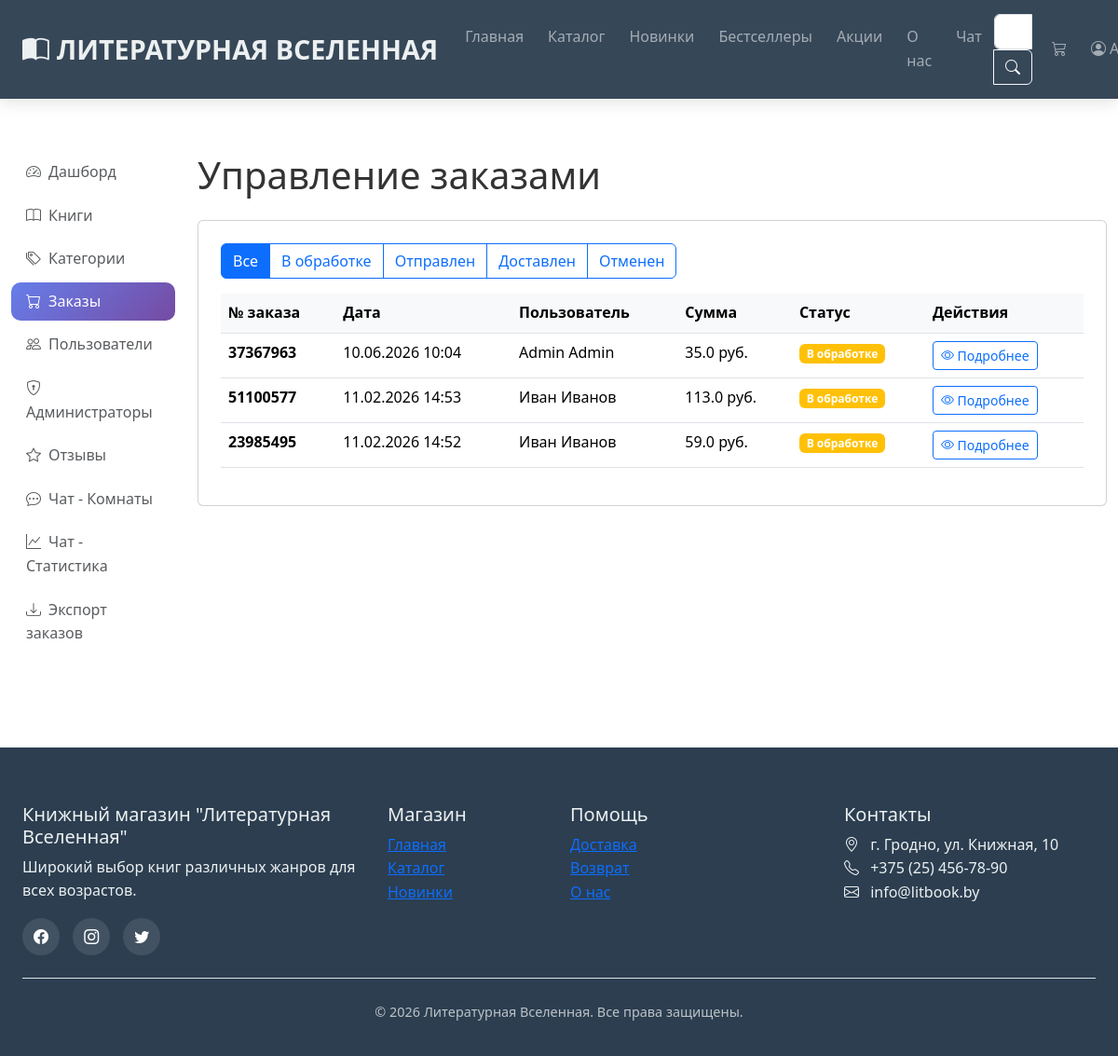
Page /admin/orders (signed in) on the earlier database version.
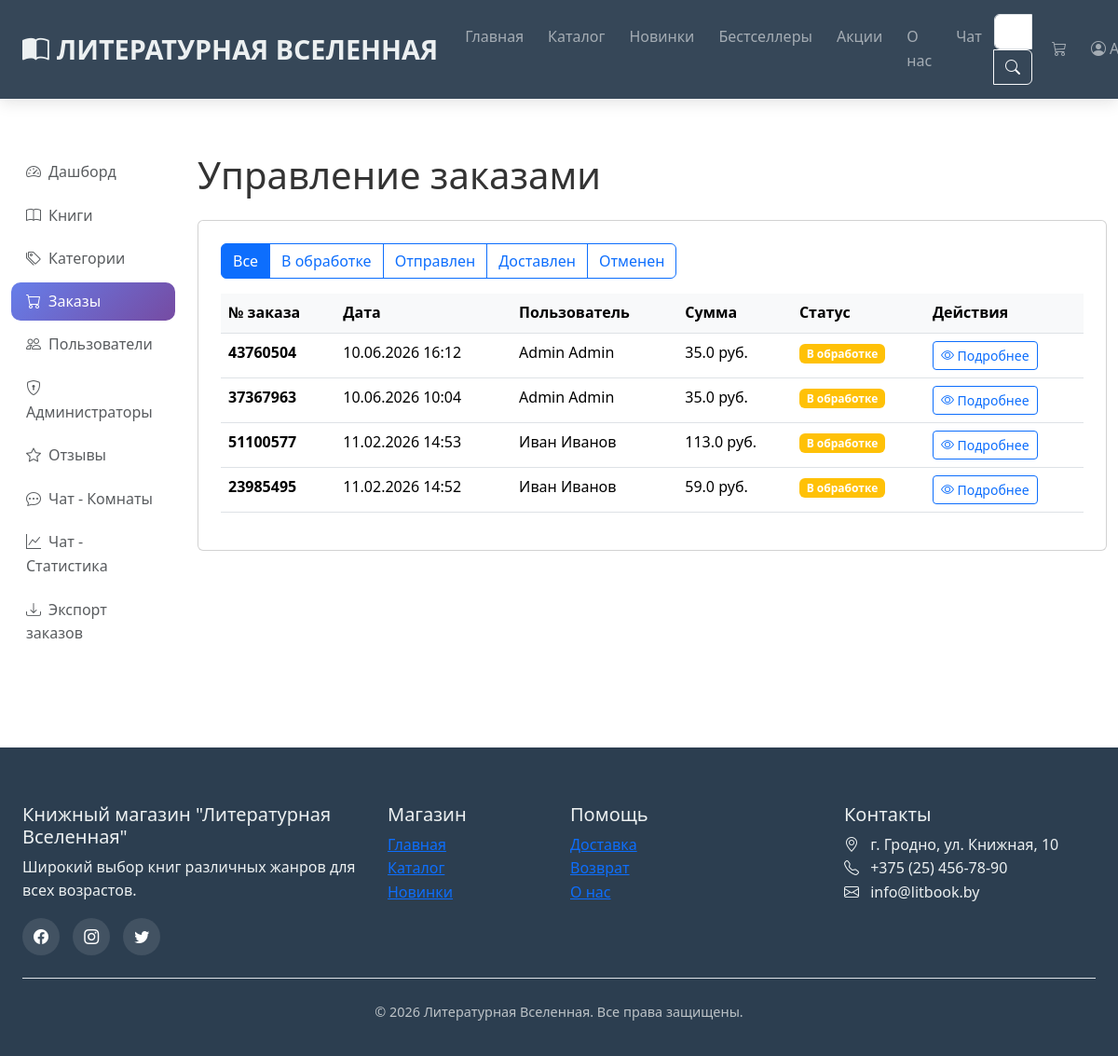
Same page on the later database version.
### models.py (models this page shows, shortened)
class Order(db.Model):
    __tablename__ = 'orders'
    id = db.Column(db.Integer, primary_key=True)
    order_number = db.Column(db.String(20), unique=True, nullable=False)
    status = db.Column(db.String(20), default='processing')  # processing, shipped, delivered, cancelled
    total = db.Column(db.Float, nullable=False)
    discount = db.Column(db.Float, default=0)
    shipping = db.Column(db.Float, default=0)
    created_at = db.Column(db.DateTime, default=datetime.now)
    user_id = db.Column(db.Integer, db.ForeignKey('users.id'), nullable=False)
    items = db.relationship('OrderItem', backref='order', lazy=True)

class User(db.Model):
    __tablename__ = 'users'
    id = db.Column(db.Integer, primary_key=True)
    first_name = db.Column(db.String(50), nullable=False)
    last_name = db.Column(db.String(50), nullable=False)
    email = db.Column(db.String(120), unique=True, nullable=False)
    password_hash = db.Column(db.String(128))
    phone = db.Column(db.String(20))
    is_admin = db.Column(db.Boolean, default=False)  # Добавленное поле
    created_at = db.Column(db.DateTime, default=datetime.now)
    orders = db.relationship('Order', backref='user', lazy=True)
    wishlist = db.relationship('Wishlist', backref='user', lazy=True)

### admin.py (the view)
@admin_bp.route('/orders')
@admin_required
def orders():
    page = request.args.get('page', 1, type=int)
    per_page = 20
    status = request.args.get('status', '')
    query = Order.query
    if status:
        query = query.filter_by(status=status)
    pagination = query.order_by(Order.created_at.desc()).paginate(page=page, per_page=per_page, error_out=False)
    orders = pagination.items
    statuses = ['processing', 'shipped', 'delivered', 'cancelled']
    return render_template('admin/orders.html',
                         orders=orders,
                         pagination=pagination,
                         statuses=statuses,
                         current_status=status)

### admin.py (called while the page is built)
def admin_required(f):
    @wraps(f)
    def decorated_function(*args, **kwargs):
        if 'user_id' not in session:
            flash('Пожалуйста, войдите в систему', 'warning')
            return redirect(url_for('login'))
        user = User.query.get(session['user_id'])
        if not user or not user.is_admin:
            flash('Доступ запрещен. Требуются права администратора.', 'danger')
            return redirect(url_for('index'))
        return f(*args, **kwargs)
    return decorated_function

### app.py (called while the page is built)
@app.context_processor
def inject_data():
    categories = Category.query.all()
    cart_count = 0
    if 'cart' in session:
        cart_count = sum(item['quantity'] for item in session['cart'].values())
    return dict(
        categories=categories,
        cart_count=cart_count,
        current_year=datetime.now().year
    )

### templates/admin/orders.html (shortened to what this page needs)
{% extends "base.html" %}
{% block content %}
<div style="height: 70px;"></div>
<div class="container-fluid py-4">
    <div class="row">
        <div class="col-md-3 col-lg-2 mb-4">
            {% include "admin/sidebar.html" %}
        </div>
        <div class="col-md-9 col-lg-10">
            <h1 class="mb-4">Управление заказами</h1>
            <div class="card">
                <div class="card-body">
                    <div class="mb-3">
                        <div class="btn-group">
                            <a href="{{ url_for('admin.orders') }}" class="btn btn-outline-primary {% if not current_status %}active{% endif %}">
                                Все
                            </a>
                            {% for status in statuses %}
                                <a href="{{ url_for('admin.orders', status=status) }}" class="btn btn-outline-primary {% if current_status == status %}active{% endif %}">
                                    {% if status == 'processing' %}В обработке
                                    {% elif status == 'shipped' %}Отправлен
                                    {% elif status == 'delivered' %}Доставлен
                                    {% else %}Отменен{% endif %}
                                </a>
                            {% endfor %}
                        </div>
                    </div>
                    <div class="table-responsive">
                        <table class="table table-hover">
                            <thead>
                                <tr>
                                    <th>№ заказа</th>
                                    <th>Дата</th>
                                    <th>Пользователь</th>
                                    <th>Сумма</th>
                                    <th>Статус</th>
                                    <th>Действия</th>
                                </tr>
                            </thead>
                            <tbody>
                                {% for order in orders %}
                                <tr>
                                    <td><strong>{{ order.order_number }}</strong></td>
                                    <td>{{ order.created_at.strftime('%d.%m.%Y %H:%M') }}</td>
                                    <td>{{ order.user.first_name }} {{ order.user.last_name }}</td>
                                    <td>{{ order.total }} руб.</td>
                                    <td>
                                        {% if order.status == 'processing' %}
                                            <span class="badge bg-warning">В обработке</span>
                                        {% elif order.status == 'shipped' %}
                                            <span class="badge bg-info">Отправлен</span>
                                        {% elif order.status == 'delivered' %}
                                            <span class="badge bg-success">Доставлен</span>
                                        {% else %}
                                            <span class="badge bg-danger">Отменен</span>
                                        {% endif %}
                                    </td>
                                    <td>
                                        <a href="{{ url_for('admin.order_detail', order_id=order.id) }}" class="btn btn-sm btn-outline-primary">
                                            <i class="bi bi-eye"></i> Подробнее
                                        </a>
                                    </td>
                                </tr>
                                {% endfor %}
                            </tbody>
                        </table>
                    </div>
                </div>
            </div>
        </div>
    </div>
</div>
{% endblock %}

### templates/base.html (shortened to what this page needs)
<!DOCTYPE html>
<html lang="ru">
<head>
    <link href="{{ url_for('static', filename='css/bootstrap.min.css') }}" rel="stylesheet">
    <link rel="stylesheet" href="https://cdn.jsdelivr.net/npm/bootstrap-icons@1.10.0/font/bootstrap-icons.css">
    <link rel="stylesheet" href="{{ url_for('static', filename='css/style.css') }}">
</head>
<body>
    <nav class="navbar navbar-expand-lg navbar-dark fixed-top">
        <div class="container-fluid px-3 px-lg-4">
            <a class="navbar-brand" href="{{ url_for('index') }}">
                <i class="bi bi-book-half me-2"></i>ЛИТЕРАТУРНАЯ ВСЕЛЕННАЯ
            </a>
            <div class="collapse navbar-collapse" id="navbarNav">
                <ul class="navbar-nav me-auto mb-2 mb-lg-0">
                    <li class="nav-item"><a class="nav-link" href="{{ url_for('index') }}">Главная</a></li>
                    <li class="nav-item"><a class="nav-link" href="{{ url_for('catalog') }}">Каталог</a></li>
                    <li class="nav-item"><a class="nav-link" href="{{ url_for('catalog', section='new') }}">Новинки</a></li>
                    <li class="nav-item"><a class="nav-link" href="{{ url_for('catalog', section='bestseller') }}">Бестселлеры</a></li>
                    <li class="nav-item"><a class="nav-link" href="{{ url_for('catalog', section='sale') }}">Акции</a></li>
                    <li class="nav-item"><a class="nav-link" href="{{ url_for('about') }}">О нас</a></li>
                    <li class="nav-item"><a class="nav-link" href="{{ url_for('chat') }}">Чат</a></li>
                </ul>
                <form class="d-flex" role="search" action="{{ url_for('catalog') }}" method="get">
                    <div class="input-group">
                        <input class="form-control" type="search" name="search" placeholder="Поиск книг" value="{{ request.args.get('search', '') }}">
                        <button class="btn btn-outline-light" type="submit"><i class="bi bi-search"></i></button>
                    </div>
                </form>
                <ul class="navbar-nav ms-2">
                    <li class="nav-item">
                        <a class="nav-link" href="{{ url_for('cart') }}">
                            <i class="bi bi-cart3"></i>
                        </a>
                    </li>
                    {% if session.user_id %}
                    <li class="nav-item dropdown">
                        <a class="nav-link dropdown-toggle" href="#" data-bs-toggle="dropdown">
                            <i class="bi bi-person-circle"></i>
                            <span class="d-none d-lg-inline">{{ session.user_name.split()[0] }}</span>
                        </a>
                    </li>
                    {% endif %}
                </ul>
            </div>
        </div>
    </nav>
    <div style="height: 70px;"></div>
    {% block content %}{% endblock %}
    <footer class="mt-5">
        <div class="container-fluid px-3 px-lg-4">
            <div class="row g-4">
                <div class="col-lg-4 col-md-6">
                    <h5>Книжный магазин "Литературная Вселенная"</h5>
                    <p>Широкий выбор книг различных жанров для всех возрастов.</p>
                    <div class="social-links">
                        <a href="#"><i class="bi bi-facebook"></i></a>
                        <a href="#"><i class="bi bi-instagram"></i></a>
                        <a href="#"><i class="bi bi-twitter"></i></a>
                    </div>
                </div>
                <div class="col-lg-2 col-md-6">
                    <h5>Магазин</h5>
                    <ul class="list-unstyled">
                        <li><a href="{{ url_for('index') }}">Главная</a></li>
                        <li><a href="{{ url_for('catalog') }}">Каталог</a></li>
                        <li><a href="{{ url_for('catalog', section='new') }}">Новинки</a></li>
                    </ul>
                </div>
                <div class="col-lg-3 col-md-6">
                    <h5>Помощь</h5>
                    <ul class="list-unstyled">
                        <li><a href="{{ url_for('about') }}#delivery">Доставка</a></li>
                        <li><a href="{{ url_for('about') }}#return">Возврат</a></li>
                        <li><a href="{{ url_for('about') }}">О нас</a></li>
                    </ul>
                </div>
                <div class="col-lg-3 col-md-6">
                    <h5>Контакты</h5>
                    <ul class="list-unstyled">
                        <li><i class="bi bi-geo-alt me-2"></i> г. Гродно, ул. Книжная, 10</li>
                        <li><i class="bi bi-telephone me-2"></i> +375 (25) 456-78-90</li>
                        <li><i class="bi bi-envelope me-2"></i> info@litbook.by</li>
                    </ul>
                </div>
            </div>
            <div class="copyright text-center pt-4 mt-4 border-top">
                <p>&copy; {{ current_year }} Литературная Вселенная. Все права защищены.</p>
            </div>
        </div>
    </footer>
    <div class="position-fixed bottom-0 end-0 p-3" style="z-index: 1050; max-width: 380px;">
    </div>
</body>
</html>

### templates/admin/sidebar.html
<div class="admin-sidebar">
    <div class="list-group">
        <a href="{{ url_for('admin.dashboard') }}" class="list-group-item list-group-item-action {% if request.endpoint == 'admin.dashboard' %}active{% endif %}">
            <i class="bi bi-speedometer2 me-2"></i>Дашборд
        </a>
        <a href="{{ url_for('admin.books') }}" class="list-group-item list-group-item-action {% if request.endpoint == 'admin.books' %}active{% endif %}">
            <i class="bi bi-book me-2"></i>Книги
        </a>
        <a href="{{ url_for('admin.categories') }}" class="list-group-item list-group-item-action {% if request.endpoint == 'admin.categories' %}active{% endif %}">
            <i class="bi bi-tags me-2"></i>Категории
        </a>
        <a href="{{ url_for('admin.orders') }}" class="list-group-item list-group-item-action {% if request.endpoint == 'admin.orders' %}active{% endif %}">
            <i class="bi bi-cart me-2"></i>Заказы
        </a>
        <a href="{{ url_for('admin.users') }}" class="list-group-item list-group-item-action {% if request.endpoint == 'admin.users' %}active{% endif %}">
            <i class="bi bi-people me-2"></i>Пользователи
        </a>
        <a href="{{ url_for('admin.admins') }}" class="list-group-item list-group-item-action {% if request.endpoint == 'admin.admins' %}active{% endif %}">
            <i class="bi bi-shield-lock me-2"></i>Администраторы
        </a>
        <a href="{{ url_for('admin.reviews') }}" class="list-group-item list-group-item-action {% if request.endpoint == 'admin.reviews' %}active{% endif %}">
            <i class="bi bi-star me-2"></i>Отзывы
        </a>
        <a href="{{ url_for('admin.chat_rooms') }}" class="list-group-item list-group-item-action {% if request.endpoint == 'admin.chat_rooms' %}active{% endif %}">
    <i class="bi bi-chat-dots me-2"></i>Чат - Комнаты
        </a>
        <a href="{{ url_for('admin.chat_stats') }}" class="list-group-item list-group-item-action {% if request.endpoint == 'admin.chat_stats' %}active{% endif %}">
            <i class="bi bi-graph-up me-2"></i>Чат - Статистика
        </a>
        <a href="{{ url_for('admin.export_orders') }}" class="list-group-item list-group-item-action">
            <i class="bi bi-download me-2"></i>Экспорт заказов
        </a>
    </div>
</div>

### static/css/style.css (style rules this page uses)
:root { --primary-color: #2c3e50; --secondary-color: #3498db; --accent-color: #e74c3c; --light-color: #ecf0f1; --dark-color: #2c3e50; --text-color: #333; --shadow: 0 5px 15px rgba(0, 0, 0, 0.1); --transition: all 0.3s ease; }
* { margin: 0; padding: 0; box-sizing: border-box; }
body { font-family: "Segoe UI", Tahoma, Geneva, Verdana, sans-serif; color: var(--text-color); line-height: 1.6; overflow-x: hidden; }
.navbar { background-color: rgba(44, 62, 80, 0.95) !important; backdrop-filter: blur(10px); transition: var(--transition); padding: 15px 0; box-shadow: var(--shadow); }
.navbar-brand { font-weight: 700; font-size: 1.8rem; color: var(--light-color) !important; }
.nav-link { font-weight: 500; margin: 0 5px; border-radius: 5px; transition: var(--transition); }
footer { background-color: var(--dark-color); color: var(--light-color); padding: 60px 0 20px; }
.social-links a { display: inline-block; width: 40px; height: 40px; background-color: rgba(255, 255, 255, 0.1); border-radius: 50%; text-align: center; line-height: 40px; margin-right: 10px; color: white; transition: var(--transition); }
.copyright { border-top: 1px solid rgba(255, 255, 255, 0.1); padding-top: 20px; margin-top: 40px; text-align: center; font-size: 0.9rem; color: #bdc3c7; }
.card-body { padding: 1.5rem; }
.admin-sidebar { position: sticky; top: 100px; }
.admin-sidebar .list-group-item { border: none; border-radius: 10px; margin-bottom: 5px; transition: all 0.3s; }
.admin-sidebar .list-group-item.active { background: linear-gradient(135deg, #667eea 0%, #764ba2 100%); border: none; color: white; }
.admin-sidebar .list-group-item i { width: 24px; }
.table th { background-color: #f8f9fa; font-weight: 600; }

Differences in the rows shown:
added Order: order_number "43760504", created_at "10.06.2026 16:12", user.first_name "Admin", user.last_name "Admin", total "35.0", status "В обработке"
